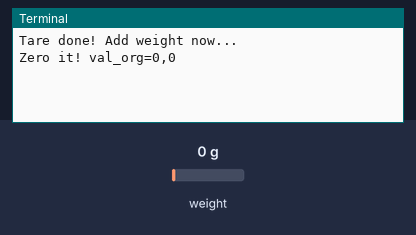
Bench run of a program on a simulated Raspberry Pi (BCM pin numbers). On the bench: the last lines printed to the terminal. Inputs (shaded band) come from the test bench; at power-on: weight on the scale 0 g. Web requests get an empty 200 reply after 0.4 s.

Above: at 7.7 s.
7.8 s: weight on the scale set to 100 g
At 10.7 s:
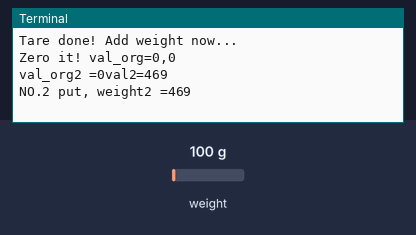
10.8 s: weight on the scale set to 1250 g
At 16.3 s:
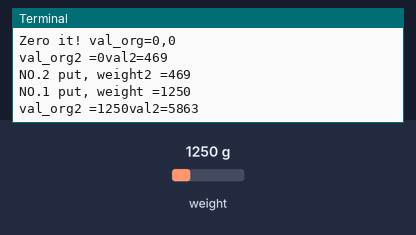

Measured:
- after the input at 7.8 s, the terminal: prints a new line after 2.5 s (image 1)
- after the input at 10.8 s, the terminal: prints a new line after 1.9 s (image 2)

The program:

weight_both.py
```python
import time
import sys
import urllib.request as ur
import os

EMULATE_HX711=False

result = ur.urlopen('http://192.124.20.184/iot/updateDrink.php?drinkPos=1&nowWeight=0')
result = ur.urlopen('http://192.124.20.184/iot/updateDrink.php?drinkPos=2&nowWeight=0')

if not EMULATE_HX711:
    import RPi.GPIO as GPIO
    from hx711 import HX711
else:
    from emulated_hx711 import HX711

def cleanAndExit():
    print("Cleaning...")

    if not EMULATE_HX711:
        GPIO.cleanup()

    print("Bye!")
    sys.exit()

hx = HX711(5, 6)
hx_2= HX711(12,13)

hx.set_reading_format("MSB", "MSB")
hx_2.set_reading_format("MSB", "MSB")


hx.set_reference_unit(2031)
hx_2.set_reference_unit(433)

hx.reset()
hx_2.reset()

hx.tare()
hx_2.tare()

#start
print("Tare done! Add weight now...")
val_org = val_org_2 = -1
val = val_2 = -1
weight =  weight_2 = 0

#get origin num
val_org = max(0,int(hx.get_weight(1)))
val_org_2 = max(0,int(hx_2.get_weight(5)))
print('Zero it! val_org=' + str(val_org) +','+str(val_org_2))
time.sleep(1)
val = max(0,int(hx.get_weight(1)))
val_2 = max(0,int(hx_2.get_weight(5)))
time.sleep(1)

def get_weight_1():
    global val, val_org, weight

    val = max(0,int(hx.get_weight(1)))
    time.sleep(1)
    val = max(0,int(hx.get_weight(1)))
    if val_org > 0 and val < 10 :
        print("NO.1 take")
        weight = val
        result = ur.urlopen('http://192.124.20.184/iot/updateDrink.php?drinkPos=1&nowWeight=0')
    elif val_org == 0 and val >= 10 :
        weight = val
        print('NO.1 put, weight =' + str(weight))
        result = ur.urlopen('http://192.124.20.184/iot/updateDrink.php?drinkPos=1&nowWeight='+str(weight))

    val_org = val

    hx.power_down()
    hx.power_up()
    time.sleep(1)

def get_weight_2():
    global val_2, val_org_2, weight_2

    val_2 = max(0,int(hx_2.get_weight(5)))
    time.sleep(1)
    val_2 = max(0,int(hx_2.get_weight(5)))
    print('val_org2 ='+ str(val_org)+'val2='+str(val_2))
    if val_org_2 > 0 and val_2 < 10 :
        print("NO.2 take")
        weight_2 = val_2
        result = ur.urlopen('http://192.124.20.184/iot/updateDrink.php?drinkPos=2&nowWeight=0')
    elif val_org_2 == 0 and val_2 >= 10 :
        weight_2 = val_2
        print('NO.2 put, weight2 =' + str(weight_2))
        result = ur.urlopen('http://192.124.20.184/iot/updateDrink.php?drinkPos=2&nowWeight='+str(weight_2))

    val_org_2 = val_2

    hx_2.power_down()
    hx_2.power_up()
    time.sleep(1)

while True:
    try:
        get_weight_1()
        get_weight_2()

    except (KeyboardInterrupt, SystemExit):
        cleanAndExit()
```
